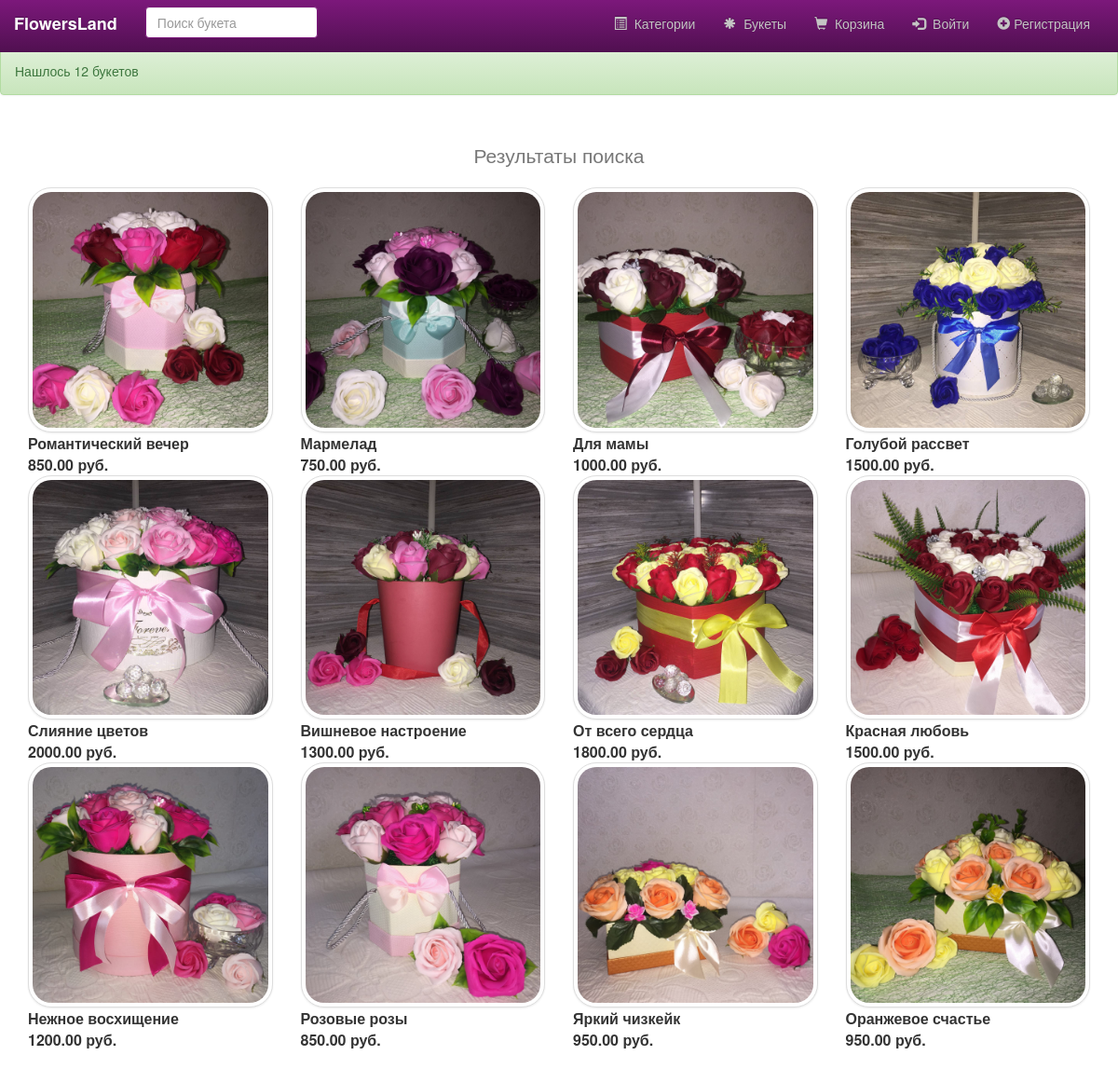
/flowersland.ru/search_flower.php, run on the app's committed database.
### tables this page shows
CREATE TABLE `flowers` (
  `flower_num` varchar(20) NOT NULL,
  `flower_title` varchar(60) DEFAULT NULL,
  `flower_image` varchar(40) DEFAULT NULL,
  `flower_descr` varchar(500) DEFAULT NULL,
  `flower_price` decimal(6,2) NOT NULL,
  `categoryid` int(11) DEFAULT NULL
);

### flowersland.ru/search_flower.php (the view, shortened to what this page needs)
<?php
  	$text = trim($_POST['text']);
  	$conn = db_connect();
  	$query = "SELECT * FROM flowers WHERE flower_title like '%$text%'";
  	$result = mysqli_query($conn, $query);
  	if(mysqli_num_rows($result) == 0){
    		echo '<div class = "alert alert-warning" role = "alert">
    			Ничего не найдено...
    		</div>' . ' <div class="search_top" ></div>';
  	}
  	else{
    		$number = mysqli_num_rows($result);
   		if( $number > 4){
   			echo '<div class = "alert alert-success" role = "success"> Нашлось ' . $number . ' букетов</div>' . ' <div class="search_top" ></div>';
   		}
  	}
  	require_once "./template/header.php";
?>
  	<p class = "lead text-center text-muted">Результаты поиска</p>
    	<?php for($i = 0; $i < mysqli_num_rows($result); $i++){ ?>
      		<div class = "row">
        		<?php while($query_row = mysqli_fetch_assoc($result)){ ?>
          			<div class = "col-md-3">
            				<a href = "flower.php?flowernum=<?php echo $query_row['flower_num']; ?>">
              					<img class = "img-responsive img-thumbnail" src = "./bootstrap/img/<?php echo $query_row['flower_image']; ?>">
            				</a>
            				<table>
                				<tr>
                  					<td><strong><?php echo $query_row['flower_title']; ?></strong></td>
                				</tr>
                				<tr>
                					<td><strong><?php echo $query_row['flower_price']; ?> руб.</strong></td>
                				</tr>
              				</table>
          			</div>
        		<?php } ?>
      		</div>
	<?php }
  	require_once "./template/footer.php";
?>

### data on the page
flowers: flower_image (picture), flower_title "Романтический вечер", flower_price "850.00"
flowers: flower_image (picture), flower_title "Мармелад", flower_price "750.00"
flowers: flower_image (picture), flower_title "Для мамы", flower_price "1000.00"
flowers: flower_image (picture), flower_title "Голубой рассвет", flower_price "1500.00"
flowers: flower_image (picture), flower_title "Слияние цветов", flower_price "2000.00"
flowers: flower_image (picture), flower_title "Вишневое настроение", flower_price "1300.00"
flowers: flower_image (picture), flower_title "От всего сердца", flower_price "1800.00"
flowers: flower_image (picture), flower_title "Красная любовь", flower_price "1500.00"
flowers: flower_image (picture), flower_title "Нежное восхищение", flower_price "1200.00"
flowers: flower_image (picture), flower_title "Розовые розы", flower_price "850.00"
flowers: flower_image (picture), flower_title "Яркий чизкейк", flower_price "950.00"
flowers: flower_image (picture), flower_title "Оранжевое счастье", flower_price "950.00"

### other printed values
$number "12"
